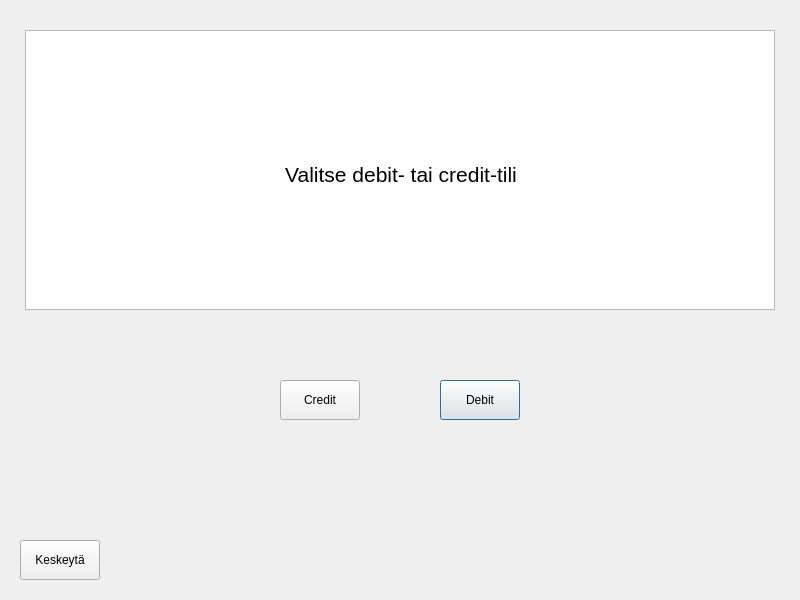
<?xml version="1.0" encoding="UTF-8"?>
<ui version="4.0">
 <class>valitseTili</class>
 <widget class="QDialog" name="valitseTili">
  <property name="geometry">
   <rect>
    <x>0</x>
    <y>0</y>
    <width>800</width>
    <height>600</height>
   </rect>
  </property>
  <property name="windowTitle">
   <string>Dialog</string>
  </property>
  <widget class="QPushButton" name="btnDebit">
   <property name="geometry">
    <rect>
     <x>440</x>
     <y>380</y>
     <width>80</width>
     <height>40</height>
    </rect>
   </property>
   <property name="text">
    <string>Debit</string>
   </property>
  </widget>
  <widget class="QPushButton" name="btnCredit">
   <property name="geometry">
    <rect>
     <x>280</x>
     <y>380</y>
     <width>80</width>
     <height>40</height>
    </rect>
   </property>
   <property name="text">
    <string>Credit</string>
   </property>
  </widget>
  <widget class="QLabel" name="label">
   <property name="geometry">
    <rect>
     <x>280</x>
     <y>160</y>
     <width>242</width>
     <height>28</height>
    </rect>
   </property>
   <property name="font">
    <font>
     <pointsize>16</pointsize>
    </font>
   </property>
   <property name="text">
    <string>Valitse debit- tai credit-tili</string>
   </property>
   <property name="alignment">
    <set>Qt::AlignCenter</set>
   </property>
  </widget>
  <widget class="QPushButton" name="btnQuit">
   <property name="geometry">
    <rect>
     <x>20</x>
     <y>540</y>
     <width>80</width>
     <height>40</height>
    </rect>
   </property>
   <property name="text">
    <string>Keskeytä</string>
   </property>
  </widget>
  <widget class="QTextBrowser" name="textBrowser">
   <property name="geometry">
    <rect>
     <x>25</x>
     <y>30</y>
     <width>750</width>
     <height>280</height>
    </rect>
   </property>
  </widget>
  <zorder>textBrowser</zorder>
  <zorder>btnDebit</zorder>
  <zorder>btnCredit</zorder>
  <zorder>label</zorder>
  <zorder>btnQuit</zorder>
 </widget>
 <resources/>
 <connections/>
</ui>
